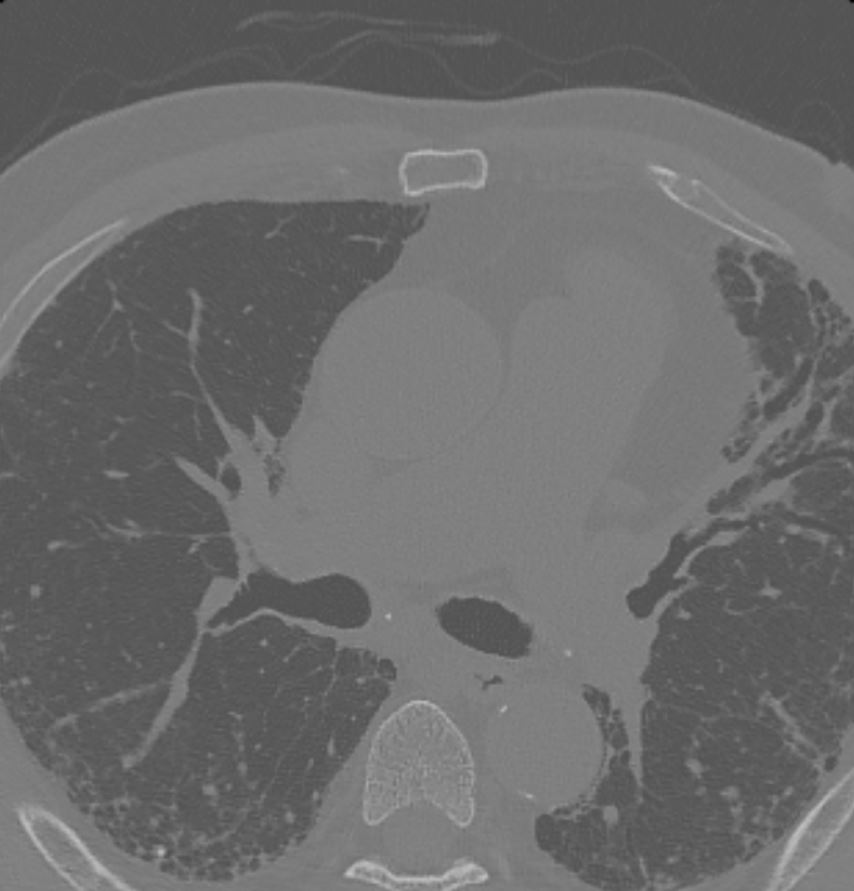
#> input picture PA2/60/2.jpg, 854 x 891 px
$ python assignment_2.py   (older library calls are emulated)
#> lines starting #> are read from the running program, lines starting #| are printed output that depends on the picture; after the words box and inside, x2 and y2 are one past the last pixel; in counts of white or black regions, pixels touching at a corner belong together; long printed decimals are rounded
#> further down, img is the input picture: shape (891, 854); min 0, max 194, mean 108.3
# -*- coding: utf-8 -*-
"""
Created on Tue Sep 28 19:25:41 2021

@author: alfah
"""
#%%
#importing required libraries
#I have renamed the images as '1.png' and '2.png' for convenience
import cv2
import numpy as np
import matplotlib.pyplot as plt
from scipy import signal
#%%
#Question 1
def gaussnoise(image,sigma=1):
#> called with sigma = 5
    row,col= image.shape
#> row = 891; col = 854
    mean = 0
    gauss = np.random.normal(mean,sigma,(row,col))
    #gauss = gauss.reshape(row,col)
    noise = image + gauss
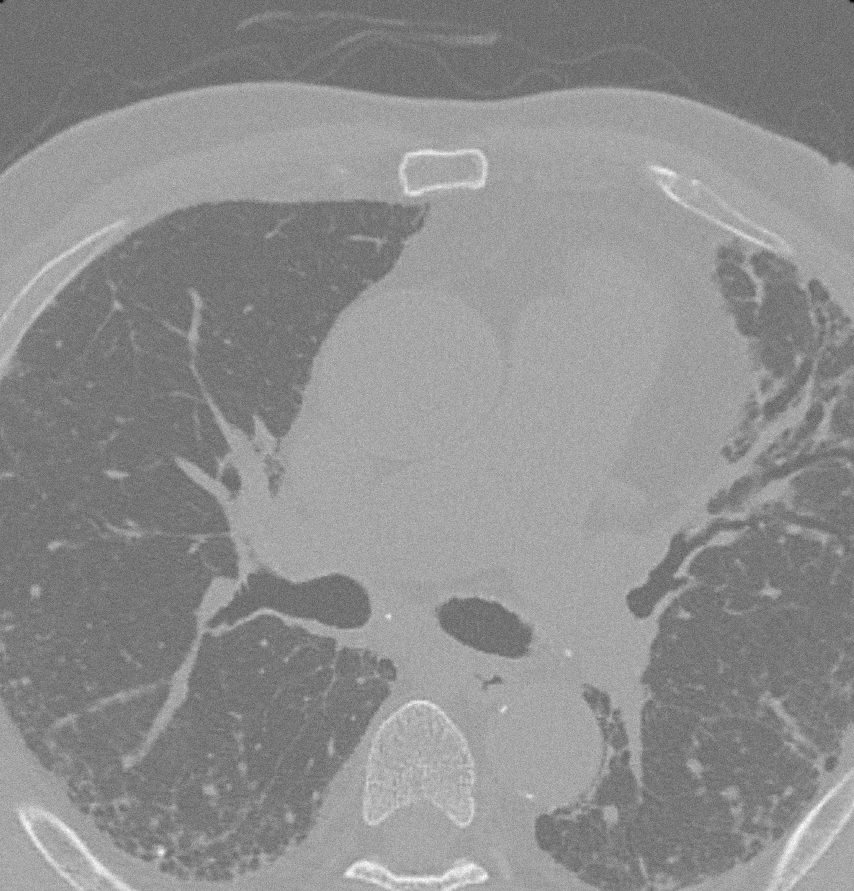
#> noise: shape (891, 854) float64; min -6.77, max 198.3, mean 108.4; drawn with min black and max white
    return noise

def gaussfilter(image, size=3, sigma = 1): #defined gaussian function for gaussian filtering
    row, col = image.shape
    #mean = 0
    k = 1/(2*np.pi*sigma**2)
    c = size//2
    filt = np.zeros((size,size),dtype = 'float32')
    for i in range(size):
        for j in range(size):
            f = -((i-c)**2+(j-c)**2)/(2*sigma**2)
            filt[i,j] = k*np.exp(f)
    result = signal.convolve2d(image,filt,mode='same',boundary='symm')

    return result

def filterr(img, filt = 'mean'):#filtering function, used this only for filtering, not the above one
#> called with filt = 'mean'
    shape = img.shape
#> shape = (891, 854)
    if filt == 'mean':
        lpf = (1/25)*np.array([[1,1,1,1,1],[1,1,1,1,1],[1,1,1,1,1],[1,1,1,1,1],[1,1,1,1,1]])
    elif filt == 'gauss':
        lpf = (1/256)*np.array([[1,4,6,4,1],[4,16,24,16,4],[6,24,36,24,6],[4,16,24,16,4],[1,4,6,4,1]])
    else:#median filtering. Padding 1 layer around the image in 'reflect' mode.
        new_img = cv2.copyMakeBorder(img, 1, 1, 1, 1, cv2.BORDER_REFLECT)
        for i in range(1,shape[0]+1):
            for j in range(1, shape[1]+1):
                w = new_img[i-1:i+2,j-1:j+2].ravel()
                new_img[i,j] = np.median(w)
        n_img = new_img[1:shape[0]+1,1:shape[1]+1]
        return np.uint8(n_img)
    result = signal.convolve2d(img,lpf,mode='same',boundary='symm')
    return np.uint8(result)

img = cv2.imread('60/2.jpg',0)
noisy_img = gaussnoise(img, sigma=5)#3 for 1; 5 for 2
mean = filterr(noisy_img)
gauss = filterr(noisy_img,'gauss')
median = filterr(noisy_img,'median')
noisy_img=cv2.normalize(src=noisy_img, dst=None, alpha=0, beta=255, norm_type=cv2.NORM_MINMAX, dtype=cv2.CV_8U)
print('mean: ',cv2.PSNR(img,mean))
#| mean:  41.829
print('gauss: ',cv2.PSNR(img,gauss))
#| gauss:  42.920
print('median: ',cv2.PSNR(img,median))
#| median:  41.111
print('noise: ',cv2.PSNR(img,noisy_img))
#| noise:  17.091

#%%
#plotting the results of Question 1
plt.imshow(img,cmap='gray');plt.xticks([]);plt.yticks([]);plt.title('original img 2')
plt.subplot(2,2,2)
plt.imshow(mean,cmap='gray');plt.xticks([]);plt.yticks([]);plt.title('mean filtered')
plt.subplot(2,2,3)
plt.imshow(gauss,cmap='gray');plt.xticks([]);plt.yticks([]);plt.title('gauss filtered')
plt.subplot(2,2,4)
plt.imshow(median,cmap='gray');plt.xticks([]);plt.yticks([]);plt.title('median filtered')
plt.imshow(noisy_img,cmap='gray');plt.xticks([]);plt.yticks([]);plt.title('gaussian noise std:5')
plt.imshow(mean-img,cmap='gray');plt.xticks([]);plt.yticks([]);plt.title('mean residual')
plt.imshow(gauss-img,cmap='gray');plt.xticks([]);plt.yticks([]);plt.title('gaussian residual')
plt.imshow(median-img,cmap='gray');plt.xticks([]);plt.yticks([]);plt.title('median residual')
#%%
#Contrast enhanement for Question 2
def gamma(im,g):
    # new r = c*r^(gamma) ; c = 1
    imag = np.zeros(im.shape)
    imag = im**g
    return imag

img = cv2.imread('60/2.jpg',0)
equ = cv2.equalizeHist(img)
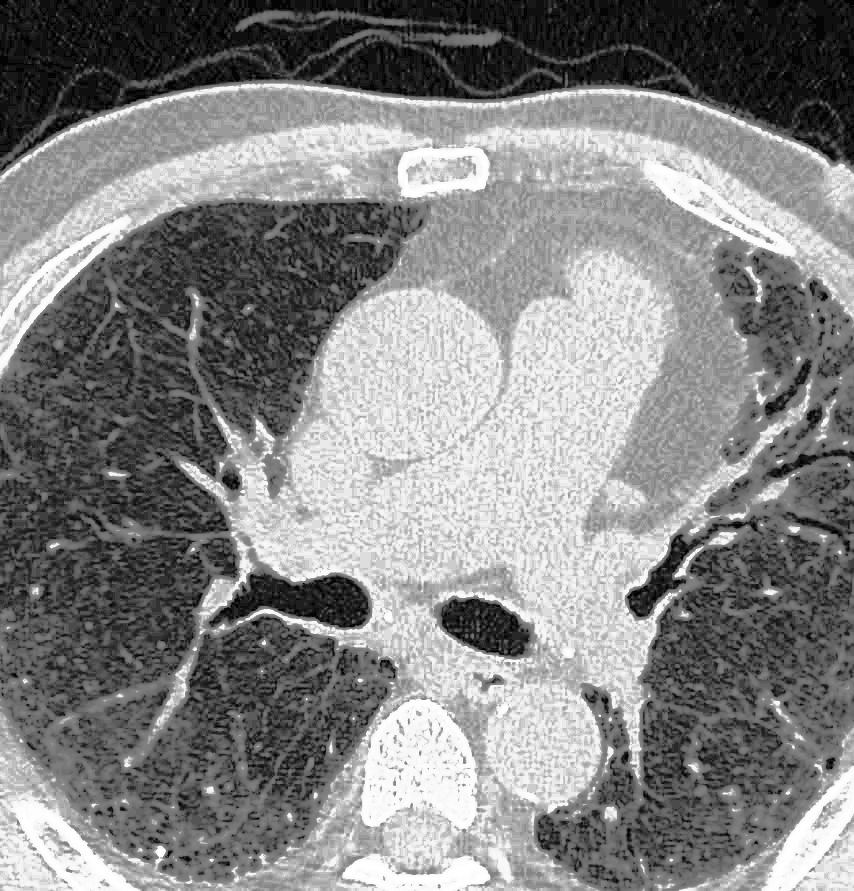
#> equ: shape (891, 854); min 0, max 255, mean 131.9
clahe = cv2.createCLAHE(clipLimit=2.0, tileGridSize=(25,25))#25,25 for 1; 50,50 for 2
cl1 = clahe.apply(img)
g = gamma(img,1.9) #0.5 for 1, 1.9 for 2
#> in gamma, `imag = im**g`:
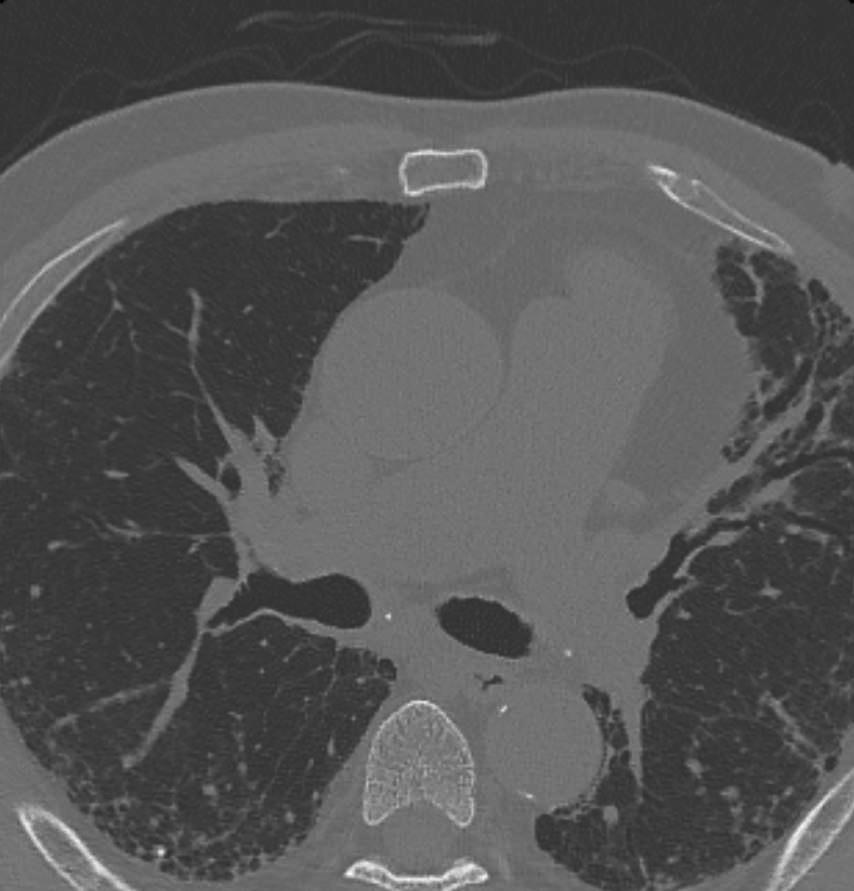
#> imag: shape (891, 854) float64; min 0, max 22224.1, mean 7533.9; drawn with min black and max white
g = cv2.normalize(src=g, dst=None, alpha=0, beta=255, norm_type=cv2.NORM_MINMAX, dtype=cv2.CV_8U)
plt.imshow(g,cmap='gray');plt.xticks([]);plt.yticks([]);plt.title('gamma=1.9')
#%%
#plotting histogram for performance comparison
plt.hist([img.ravel(),equ.ravel(),cl1.ravel(),g.ravel()],256,[0,256]);plt.legend(['Original','HE','CLAHE','gamma=0.5']);plt.xlabel('Pixel intensity');plt.ylabel('No. of pixels');plt.title('image 1')
#%%
#Edge detection for Question 2
#Below are the indices for sternum cropping
#180:240,415:540 for img 1
#140:200,387:500 for img 2
def edge(im,etype='sobel'):
    if etype == 'sobel':
        vedge = np.asarray([[-1,-2,-1],[0,0,0],[1,2,1]])
        hedge = np.asarray([[-1,0,1],[-2,0,2],[-1,0,1]])
    elif etype == 'prewitt':
        vedge = np.asarray([[-1,-1,-1],[0,0,0],[1,1,1]])
        hedge = np.asarray([[-1,0,1],[-1,0,1],[-1,0,1]])
    else:
        lapmask = np.asarray([[-1,-1,-1],[-1,8,-1],[-1,-1,-1]])
        edge = signal.convolve2d(im,lapmask,mode='same',boundary='symm')
        return cv2.normalize(src=edge, dst=None, alpha=0, beta=255, norm_type=cv2.NORM_MINMAX, dtype=cv2.CV_8U),1,2
    gx = signal.convolve2d(im,hedge,mode='same',boundary='symm')
    gy = signal.convolve2d(im,vedge,mode='same',boundary='symm')
    G = np.absolute(gx) + np.absolute(gy)
    return cv2.normalize(src=G, dst=None, alpha=0, beta=255, norm_type=cv2.NORM_MINMAX, dtype=cv2.CV_8U), np.absolute(gx), np.absolute(gy)

f =cv2.GaussianBlur(g[140:200,387:500], ksize=(5,5), sigmaX=3, borderType=cv2.BORDER_REPLICATE)
#Canny= (5,5), 5 for 1 ;(5,5), 3 for 2
#%%
#plotting results of edge detection
S,_,_ = edge(f,'lapmask')
plt.imshow(S,cmap='gray');plt.xticks([]);plt.yticks([]);plt.title('Laplacian of Gaussian')
#%%
#plotting results of canny edge detection
canny = cv2.Canny(f,70,100)#70,100 for 1; 70,100 for 2
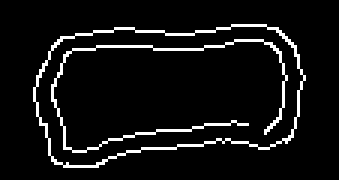
#> canny: shape (60, 113) (shown 3 times larger); 6.7% white in thin lines or dots, all inside (x1, y1, x2, y2) = (11, 8, 102, 56)
_,g = cv2.threshold(np.uint8(S), 90, 255, cv2.THRESH_BINARY)
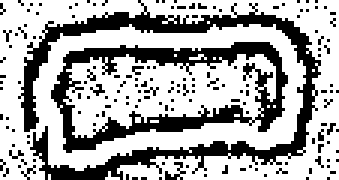
#> g: shape (60, 113) (shown 3 times larger); 66.6% white; 159 black regions (157 under 20 px), largest, box (x1, y1, x2, y2) and area: (6, 0, 107, 60) 1095, (17, 14, 96, 51) 863
plt.imshow(canny,cmap='gray');plt.xticks([]);plt.yticks([]);plt.title('Canny')
#%%
#Hough transform for Question 3

X, Y = canny.shape
#> X = 60; Y = 113
ab = np.zeros((2*360,2*360))
n=4
t = np.linspace(0, 2 * np.pi, 360)
#I have followed the 2nd set equations as shown in the answer of Question 3 in the report
#The following loop takes care of voting in the parameter space
for i in range(X):
    for j in range(Y):
        if canny[i,j] == 255:
            for T in t:
                if np.sign(np.cos(T))==1.0 and np.sign(np.sin(T))==1.0 and int(i/(((np.abs(np.cos(T))) ** (2 / n)) * np.sign(np.cos(T)) + 1e-06)) < 720 and int(j/(((np.abs(np.sin(T))) ** (2 / n)) * np.sign(np.sin(T)) + 1e-06)) < 720:
                    ab[int(i/(((np.abs(np.cos(T))) ** (2 / n)) * np.sign(np.cos(T)))),
                       int(j/(((np.abs(np.sin(T))) ** (2 / n)) * np.sign(np.sin(T))))] += 1
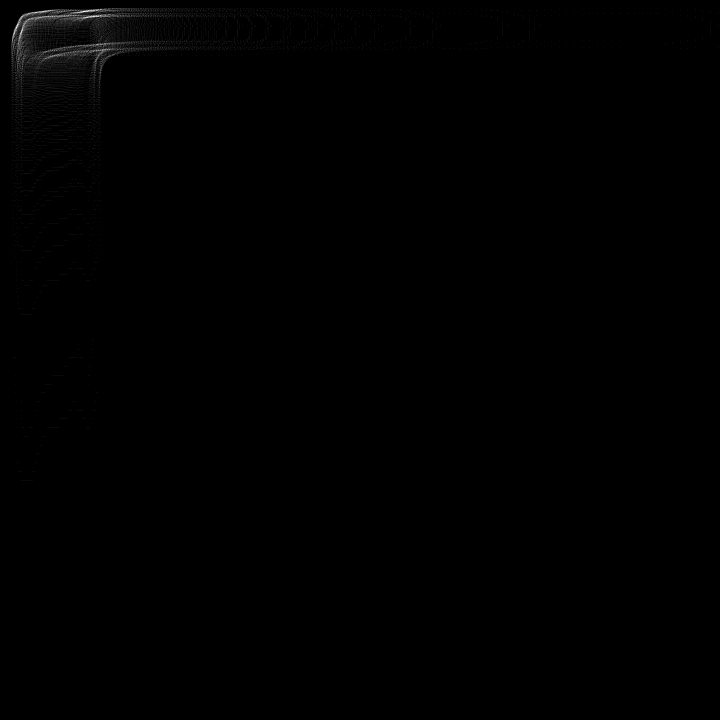
#> ab: shape (720, 720) float64; min 0, max 28, mean 0.1; drawn with min black and max white

#center is (60,30) for 1, (55,30) for 2
#the following loop thresholds the votes in the parameter space
ab = ab/np.max(ab)
index = np.zeros((1,2))
for i in range(ab.shape[0]):
    for j in range(ab.shape[1]):
        if ab[i,j] >0.7:# and ab[i,j]<0.8: #0.8 for 1, 0.7 for 2
            index = np.concatenate((index, np.array([i,j],ndmin=2)),axis=0)

n=4 #3 for both 1 and 2
#The final loop plots the ellipses using the a, b values obtained from the above loop
t = np.linspace(0, 2 * np.pi, 360)
for i in range(index.shape[0]-1):
    a, b = index[i+1,:]
    x = 55 + ((np.abs(np.cos(t))) ** (2 / n)) * a * np.sign(np.cos(t))
    y = 30 + ((np.abs(np.sin(t))) ** (2 / n)) * b * np.sign(np.sin(t))
    plt.plot(x,y)
plt.imshow(canny,cmap='gray');plt.xticks([]);plt.yticks([]);plt.title('Hough transform(m=4) of sternum 2')
plt.show()
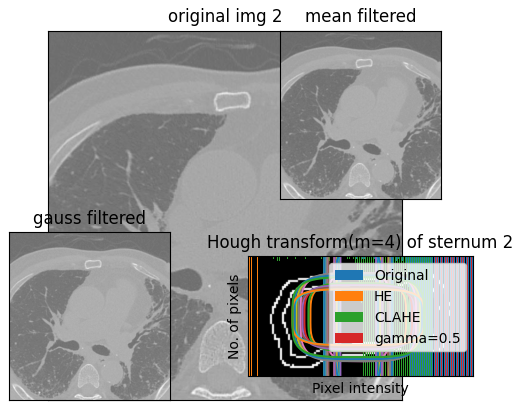
#> figure drawn by matplotlib, 4 panels


#useful tip: np.unravel_index(np.argmax(a, axis=None), a.shape) : for unraveling argmax and argmin
